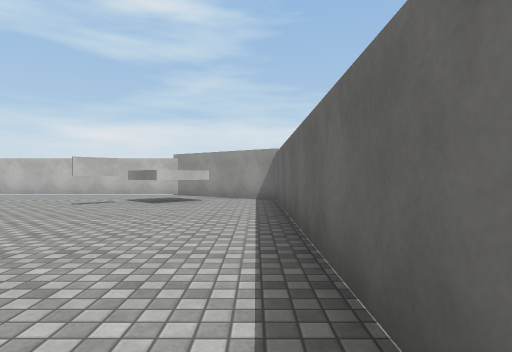
[1] (above)

13 first-person views from a walk through a Unity game level. The camera is 1.2 m above the floor, looks level and sees 75° across. The floor is counted in squares, 2 m on a side. Each view is taken from the middle of a square. On the plan, view 1 faces up. The plan holds only what a view shows up to about 10 squares ahead; the rest is blank. Surface patterns are stand-ins for the level's own textures.

[2]
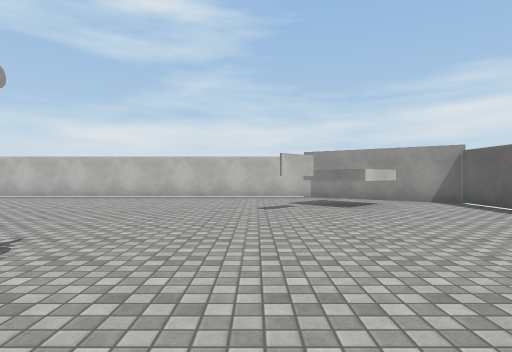

[3]
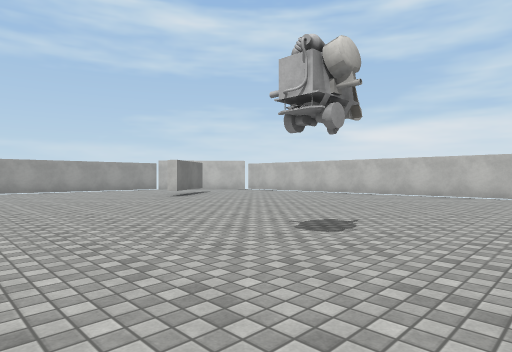

[4]
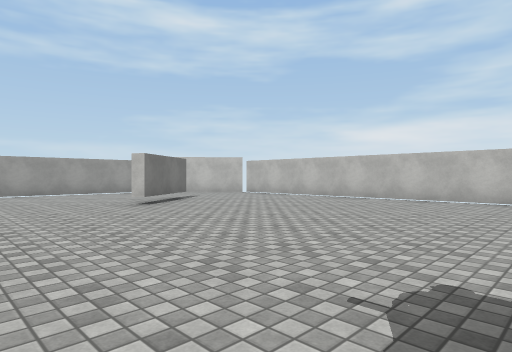

[5]
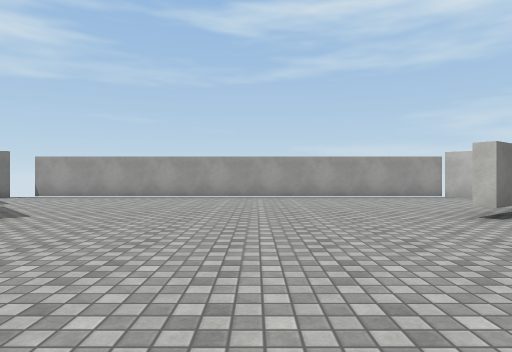

[6]
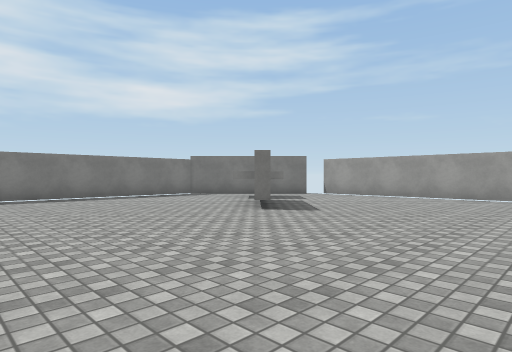

[7]
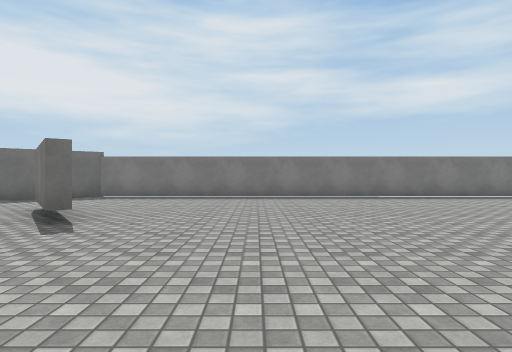

[8]
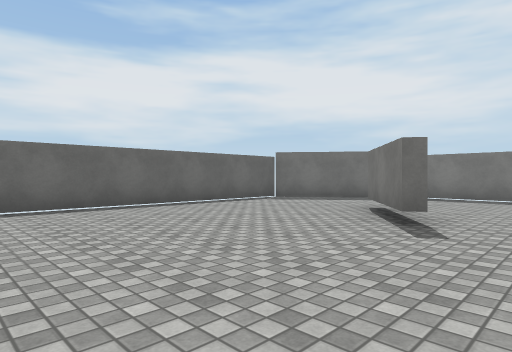

[9]
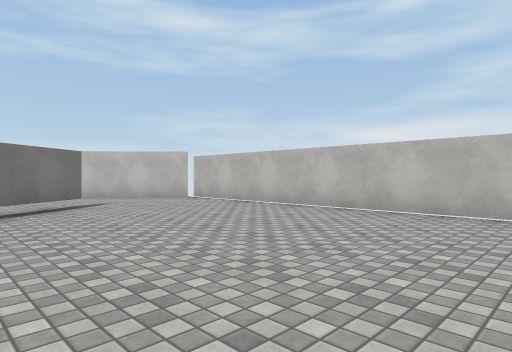

[10]
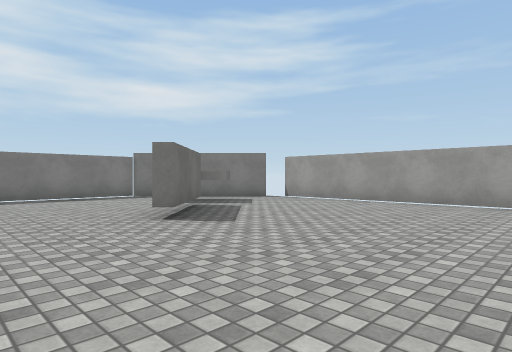

[11]
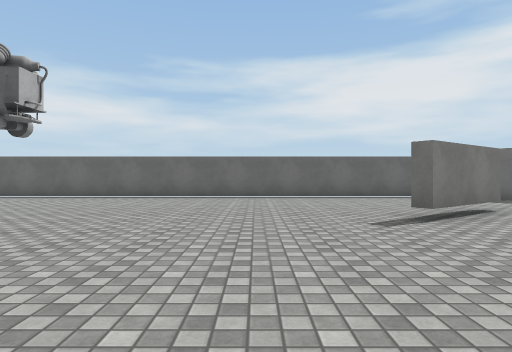

[12]
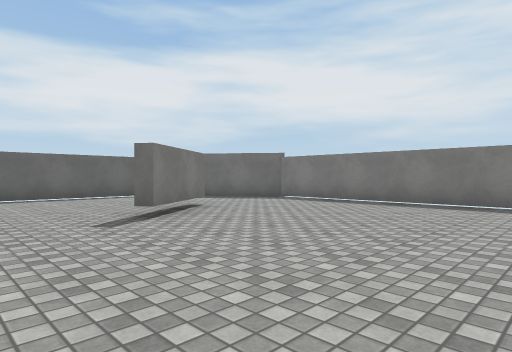

[13]
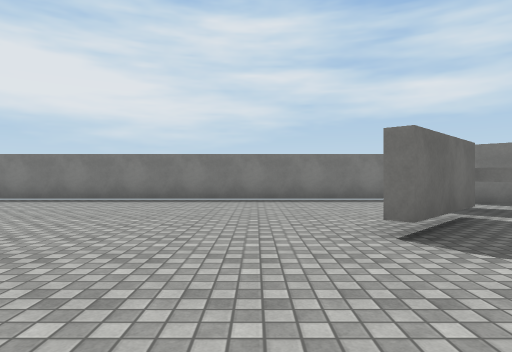

### Floor plan
Points are (right, up) in squares from view 1. A wall is a line through its corners. A room is listed if a view was taken in it or the views show most of it. See-through windows are left out.
Room 1 (views 1, 2, 3, 4, 5, 6, 7, 8, 9, 10, 11, 12, 13)
walls: (-2.9, 7.2) (-3.6, 6.4); (-13.9, 7.2) (-12.5, 5.2); (-3.2, -4.3) (-4.6, -2.3) (-4.4, -2.2) (-3, -4.1); (-14.1, -3.8) (-12.5, -2.1) (-12.2, -2.4); (-14.3, -4.3) (-13.9, -4.8); (-14.9, -3.7) (-14.4, -4.2); (-1.1, 7.9) (-2.1, 6.9) (-3.1, 7.9); (-17.2, -4.8) (-14.5, -7.5) (-2.5, -7.5) (0.5, -5.2) (0.5, 8.3) (-2.4, 10.5) (-14.9, 10.4) (-17.5, 7.4) (-17.5, -4.4)
ways out: gap at (-14, -4)

Positions as (right, up) in squares from view 1, and headings:
1: (0, 0), facing up
2: (-4, 1), facing up
3: (-4, 0), facing up-left
4: (-6, 2), facing up-left
5: (-8, 2), facing left
6: (-8, 2), facing down-left
7: (-7, 2), facing down
8: (-6, 2), facing down-right
9: (-7, 5), facing up-left
10: (-10, 2), facing down-left
11: (-9, 0), facing right
12: (-9, 0), facing down-right
13: (-11, 1), facing down
